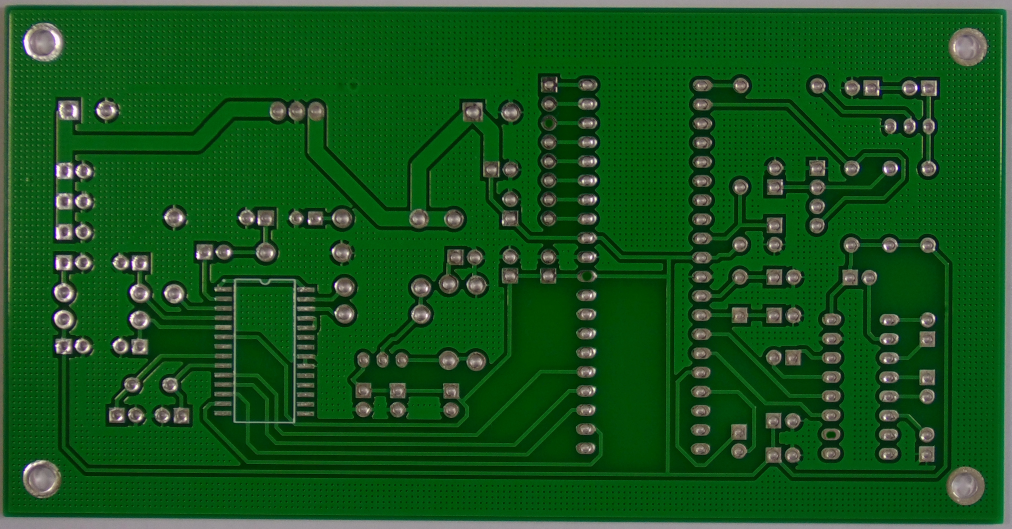
#> input picture PCB_defect_detection/ppt_image/01_missing_hole_01.jpg, 3034 x 1586 px, found by its file name (shown at 1/3 size)
$ jupyter execute --allow-errors opencv_practice.ipynb
#> lines starting #> are read from the running program, lines starting #| are printed output that depends on the picture; after the words box and inside, x2 and y2 are one past the last pixel; in counts of white or black regions, pixels touching at a corner belong together
[cell 1]
import cv2
import numpy as np
import matplotlib.pyplot as plt

[cell 2]
img = cv2.imread('./PCB_DATASET/images/Missing_hole/01_missing_hole_01.jpg')
#> img is the input picture: shape (1586, 3034, 3); mean B, G, R 27.3, 83.6, 20.8

[cell 3]
plt.imshow(img)
plt.xticks([]); plt.yticks([])
plt.show()

[cell 4]
img = cv2.imread('./PCB_DATASET/images/Missing_hole/01_missing_hole_01.jpg', cv2.IMREAD_GRAYSCALE)
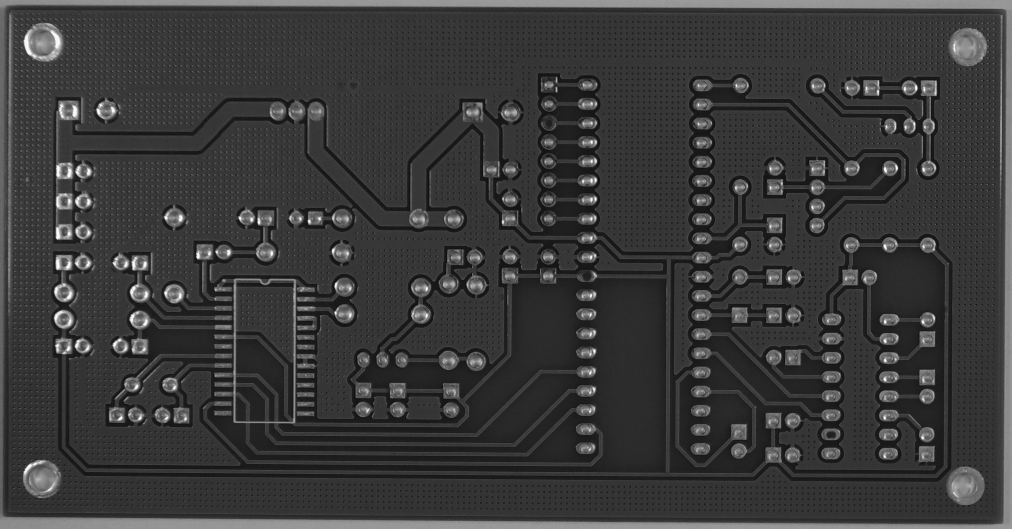
#> img: shape (1586, 3034) (shown at 1/3 size); min 2, max 255, mean 58.3

img.shape
#> Out = (1586, 3034)

[cell 5]
img[:,0]
#> Out = 1586 values, max 148 at index 15, min 89 at index 1104, mean 103.8

[cell 6]
plt.imshow(img, 'gray')
plt.xticks([]); plt.yticks([])
plt.show()

[cell 7]
blk_size = 9        # 블럭 사이즈
C = 5               # 차감 상수
ret, th1 = cv2.threshold(img, 0, 255, cv2.THRESH_BINARY | cv2.THRESH_OTSU)
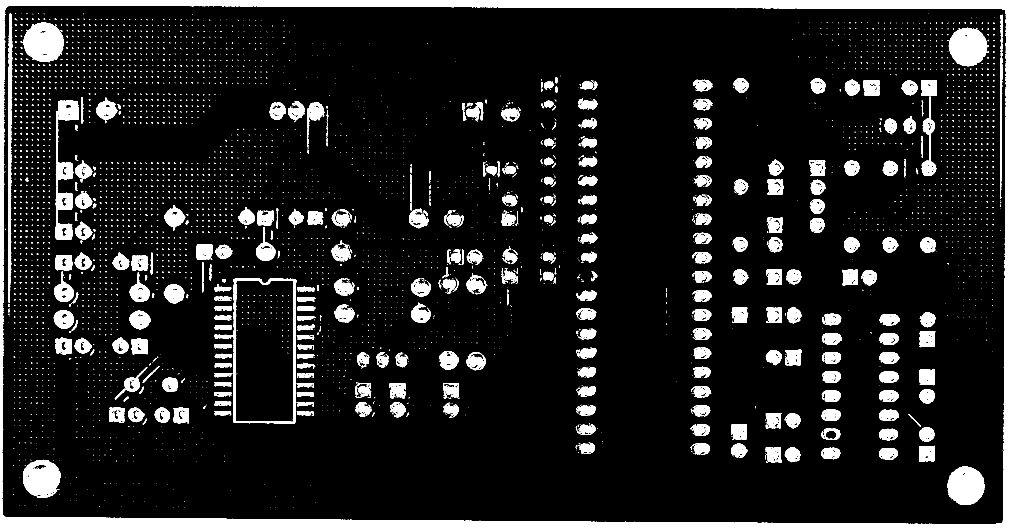
#> th1: shape (1586, 3034) (shown at 1/3 size); 11.3% white; 4411 white regions (4004 under 20 px), largest, box (x1, y1, x2, y2) and area: (0, 0, 3034, 1586) 182888, (70, 68, 191, 185) 10910, (167, 302, 237, 720) 10904
#> ret = 89

# ---② 어뎁티드 쓰레시홀드를 평균과 가우시안 분포로 각각 적용
th2 = cv2.adaptiveThreshold(img, 255, cv2.ADAPTIVE_THRESH_MEAN_C,\
                                      cv2.THRESH_BINARY, blk_size, C)
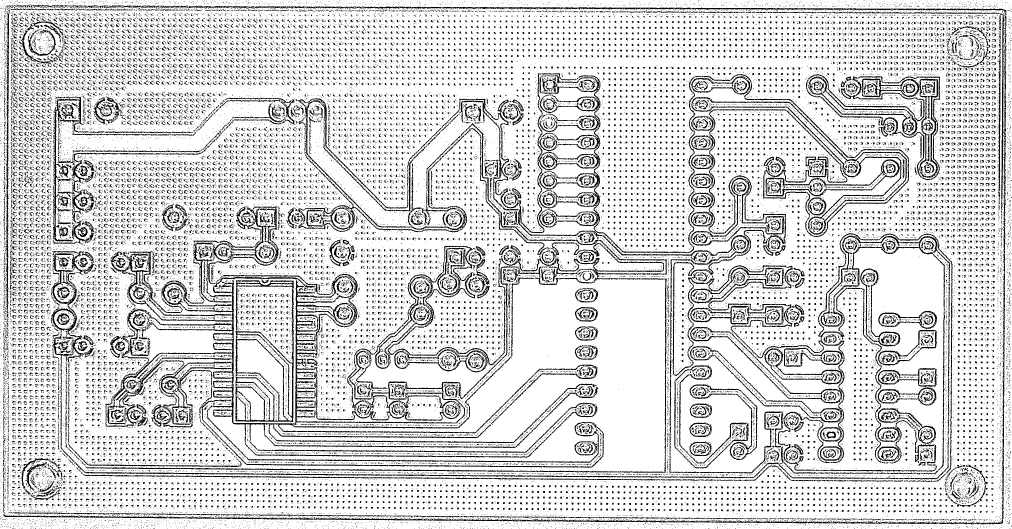
#> th2: shape (1586, 3034) (shown at 1/3 size); 83% white; 51320 black regions (43452 under 20 px), largest, box (x1, y1, x2, y2) and area: (258, 369, 2001, 1419) 90469, (1357, 220, 2369, 1420) 41204, (10, 18, 3020, 1573) 29660
th3 = cv2.adaptiveThreshold(img, 255, cv2.ADAPTIVE_THRESH_GAUSSIAN_C, \
                                     cv2.THRESH_BINARY, blk_size, C)
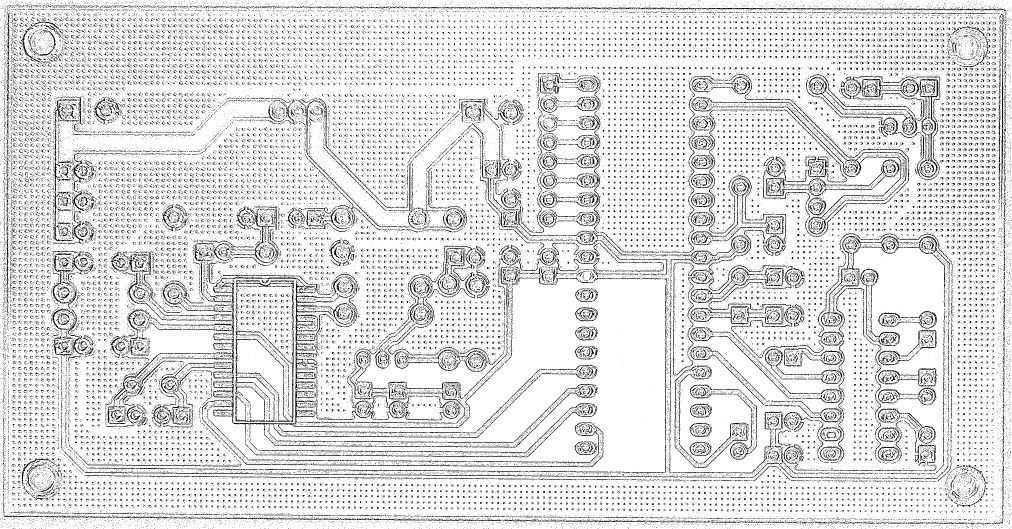
#> th3: shape (1586, 3034) (shown at 1/3 size); 87.8% white; black in thin lines or dots

# ---③ 결과를 Matplot으로 출력
imgs = {'Original': img, 'Global-Otsu:%d'%ret:th1, \
        'Adapted-Mean':th2, 'Adapted-Gaussian': th3}
for i, (k, v) in enumerate(imgs.items()):
    plt.subplot(2,2,i+1)
    plt.title(k)
    plt.imshow(v,'gray')
    plt.xticks([]),plt.yticks([])
#> this loop made 4 passes
#> k on passes 1 to 4: 'Original', 'Global-Otsu:89', 'Adapted-Mean', 'Adapted-Gaussian'

plt.show()

[cell 8]
img = cv2.imread('./PCB_DATASET/images/Missing_hole/01_missing_hole_01.jpg')
img = cv2.resize(img, (img.shape[0]//5, img.shape[1]//10))
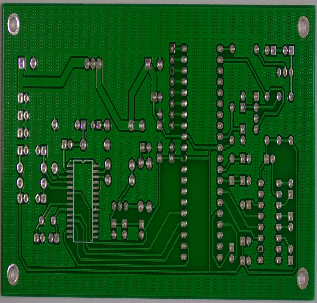
#> img: shape (303, 317, 3); mean B, G, R 27.3, 83.5, 20.8


# 가우시안 커널을 직접 생성해서 블러링  ---①
k1 = np.array([[1, 2, 1],
                   [2, 4, 2],
                   [1, 2, 1]]) *(1/16)
blur1 = cv2.filter2D(img, -1, k1)
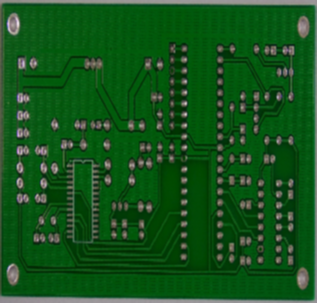
#> blur1: shape (303, 317, 3); mean B, G, R 27.3, 83.5, 20.7

# 가우시안 커널을 API로 얻어서 블러링 ---②
k2 = cv2.getGaussianKernel(3, 0)
blur2 = cv2.filter2D(img, -1, k2*k2.T)

# 가우시안 블러 API로 블러링 ---③
blur3 = cv2.GaussianBlur(img, (3, 3), 0)

# 결과 출력
print('k1:', k1)
print('k2:', k2*k2.T)
merged = np.hstack((img, blur1, blur2, blur3))
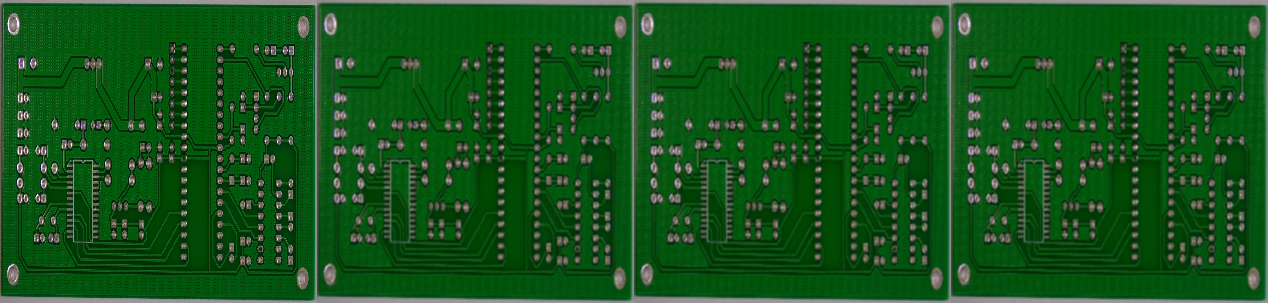
#> merged: shape (303, 1268, 3); mean B, G, R 27.3, 83.5, 20.7
cv2.imshow('gaussian blur', merged)
cv2.waitKey(0)
cv2.destroyAllWindows()

[cell 9]
img = cv2.imread('./PCB_DATASET/images/Missing_hole/01_missing_hole_01.jpg')
img.shape[0]
#> Out = 1586

[cell 10]
# absdiff 절대값 차 연산

[cell 11]
import cv2
import numpy as np
import matplotlib.pyplot as plt

[cell 12]
#--① 연산에 필요한 영상을 읽고 그레이스케일로 변환
img1 = cv2.imread('./PCB_DATASET/images/Missing_hole/01_missing_hole_01.jpg')
img2 = cv2.imread('./PCB_DATASET/images/Missing_hole/01_missing_hole_02.jpg')

img1 = cv2.resize(img1, (800, 600))
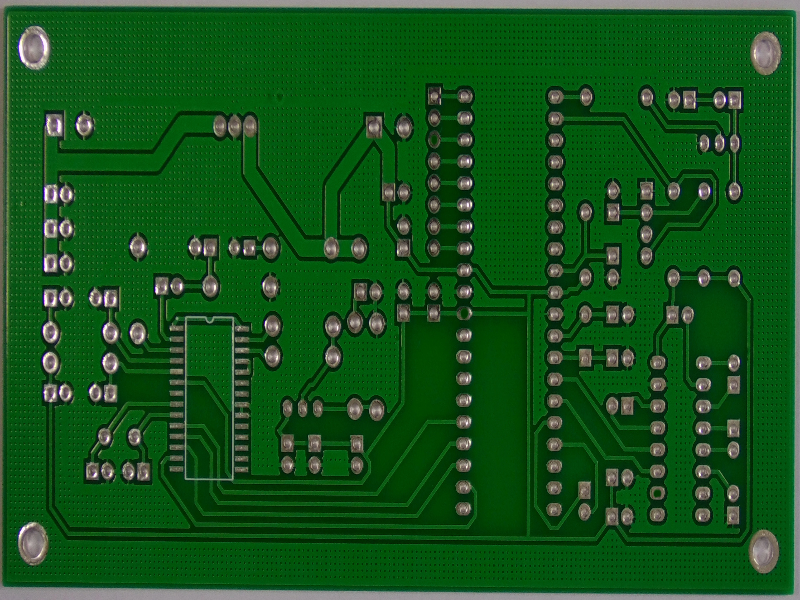
#> img1: shape (600, 800, 3); mean B, G, R 27.2, 83.4, 20.7
#> (the rest of this cell did not finish here and is left out)
